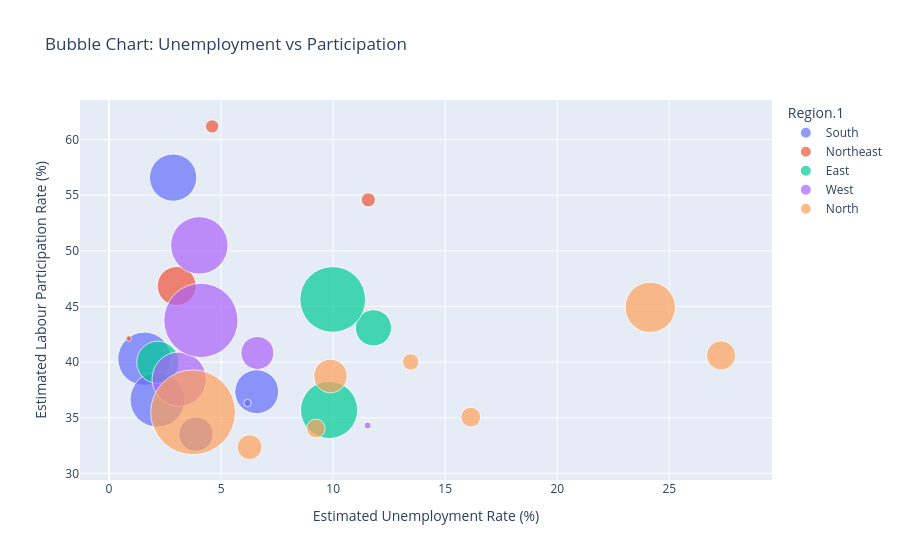

Write notebook code for a chart like this one.
### Code cell
# Bubble Chart/ Unemployment vs Participation vs Employment
fig = px.scatter(df_latest,
                 x='Estimated Unemployment Rate (%)',
                 y='Estimated Labour Participation Rate (%)',
                 size='Estimated Employed',
                 color='Region.1',
                 hover_name='Region',
                 title='Unemployment vs Participation vs Employment',
                 size_max=60)
fig.show()

### Figure 1 — Plotly figure (JSON) as saved in the notebook; plotly's stock layout.template omitted (floating-point values rounded to 4 significant figures)
{"data": [{"hovertemplate": "<b>%{hovertext}</b><br><br>Region.1=South<br>Estimated Unemployment Rate (%)=%{x}<br>Estimated Labour Participation Rate (%)=%{y}<br>Estimated Employed=%{marker.size}<extra></extra>", "hovertext": ["Andhra Pradesh", "Karnataka", "Kerala", "Puducherry", "Tamil Nadu", "Telangana"], "legendgroup": "South", "marker": {"color": "#636efa", "size": [15157557, 22356390, 9152881, 428419, 23651626, 17578739], "sizemode": "area", "sizeref": 15710.0, "symbol": "circle"}, "mode": "markers", "name": "South", "orientation": "v", "showlegend": true, "type": "scatter", "x": [6.59, 1.58, 3.88, 6.18, 2.16, 2.86], "xaxis": "x", "y": [37.34, 40.3, 33.52, 36.32, 36.62, 56.58], "yaxis": "y"}, {"hovertemplate": "<b>%{hovertext}</b><br><br>Region.1=Northeast<br>Estimated Unemployment Rate (%)=%{x}<br>Estimated Labour Participation Rate (%)=%{y}<br>Estimated Employed=%{marker.size}<extra></extra>", "hovertext": ["Assam", "Meghalaya", "Sikkim", "Tripura"], "legendgroup": "Northeast", "marker": {"color": "#EF553B", "size": [11949329, 1381490, 242068, 1576529], "sizemode": "area", "sizeref": 15710.0, "symbol": "circle"}, "mode": "markers", "name": "Northeast", "orientation": "v", "showlegend": true, "type": "scatter", "x": [3.02, 4.6, 0.88, 11.57], "xaxis": "x", "y": [46.84, 61.18, 42.13, 54.58], "yaxis": "y"}, {"hovertemplate": "<b>%{hovertext}</b><br><br>Region.1=East<br>Estimated Unemployment Rate (%)=%{x}<br>Estimated Labour Participation Rate (%)=%{y}<br>Estimated Employed=%{marker.size}<extra></extra>", "hovertext": ["Bihar", "Jharkhand", "Odisha", "West Bengal"], "legendgroup": "East", "marker": {"color": "#00cc96", "size": [25693252, 10302276, 14094553, 33962549], "sizemode": "area", "sizeref": 15710.0, "symbol": "circle"}, "mode": "markers", "name": "East", "orientation": "v", "showlegend": true, "type": "scatter", "x": [9.82, 11.8, 2.18, 9.98], "xaxis": "x", "y": [35.7, 43.08, 39.98, 45.63], "yaxis": "y"}, {"hovertemplate": "<b>%{hovertext}</b><br><br>Region.1=West<br>Estimated Unemployment Rate (%)=%{x}<br>Estimated Labour Participation Rate (%)=%{y}<br>Estimated Employed=%{marker.size}<extra></extra>", "hovertext": ["Chhattisgarh", "Goa", "Gujarat", "Madhya Pradesh", "Maharashtra"], "legendgroup": "West", "marker": {"color": "#ab63fa", "size": [8546847, 392304, 25970259, 23144552, 43317881], "sizemode": "area", "sizeref": 15710.0, "symbol": "circle"}, "mode": "markers", "name": "West", "orientation": "v", "showlegend": true, "type": "scatter", "x": [6.62, 11.54, 4.03, 3.13, 4.1], "xaxis": "x", "y": [40.82, 34.3, 50.49, 38.47, 43.75], "yaxis": "y"}, {"hovertemplate": "<b>%{hovertext}</b><br><br>Region.1=North<br>Estimated Unemployment Rate (%)=%{x}<br>Estimated Labour Participation Rate (%)=%{y}<br>Estimated Employed=%{marker.size}<extra></extra>", "hovertext": ["Delhi", "Haryana", "Himachal Pradesh", "Jammu & Kashmir", "Punjab", "Rajasthan", "Uttar Pradesh", "Uttarakhand"], "legendgroup": "North", "marker": {"color": "#FFA15A", "size": [4842698, 6698551, 2123965, 3106691, 8800430, 19908808, 56539521, 2739309], "sizemode": "area", "sizeref": 15710.0, "symbol": "circle"}, "mode": "markers", "name": "North", "orientation": "v", "showlegend": true, "type": "scatter", "x": [6.27, 27.31, 13.46, 16.14, 9.88, 24.15, 3.75, 9.23], "xaxis": "x", "y": [32.36, 40.6, 40.01, 35.05, 38.75, 44.92, 35.49, 34.03], "yaxis": "y"}], "layout": {"legend": {"itemsizing": "constant", "title": {"text": "Region.1"}, "tracegroupgap": 0}, "title": {"text": "Bubble Chart: Unemployment vs Participation"}, "xaxis": {"anchor": "y", "domain": [0, 1], "title": {"text": "Estimated Unemployment Rate (%)"}}, "yaxis": {"anchor": "x", "domain": [0, 1], "title": {"text": "Estimated Labour Participation Rate (%)"}}}}
